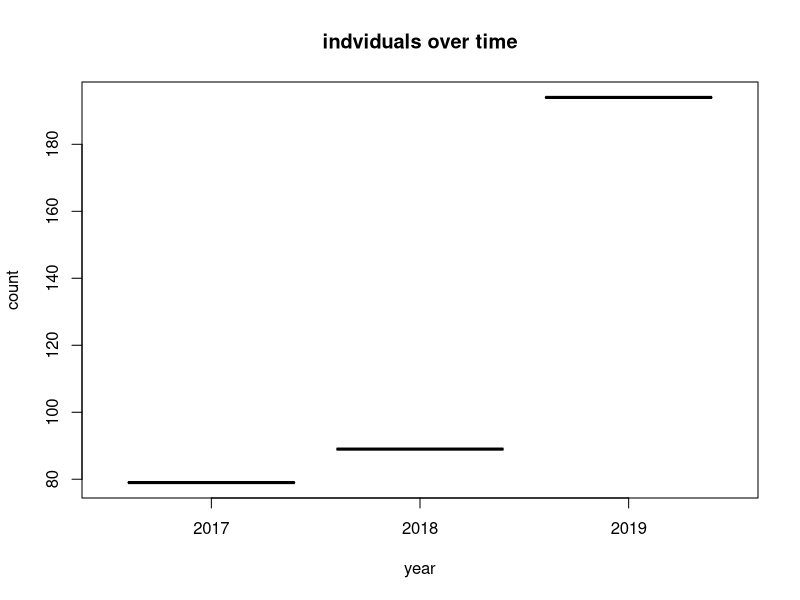
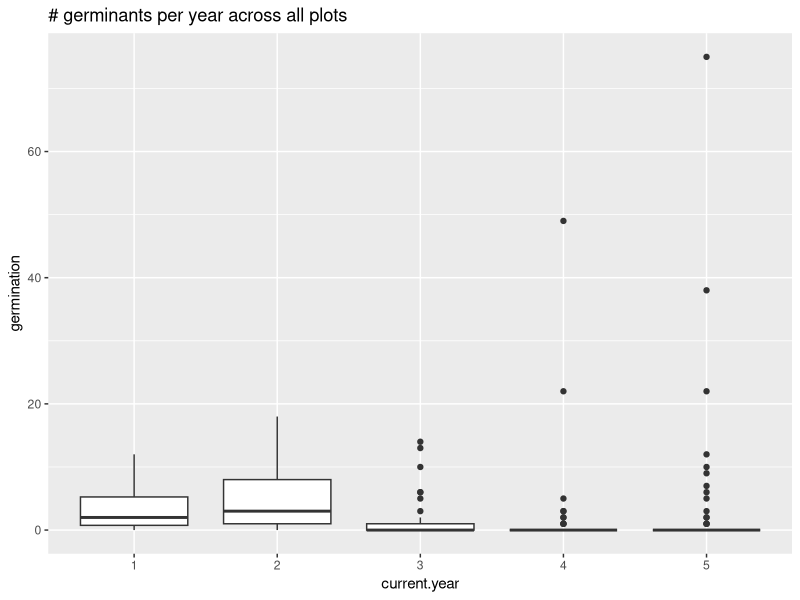
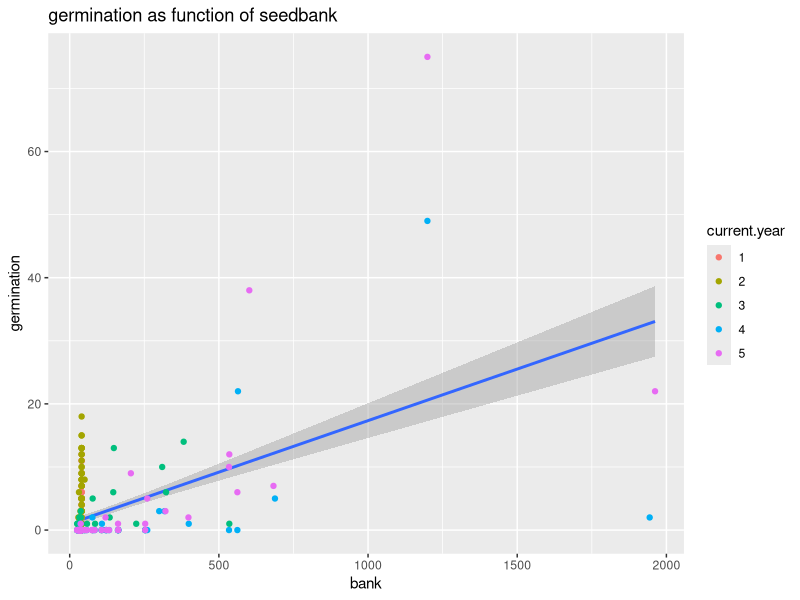
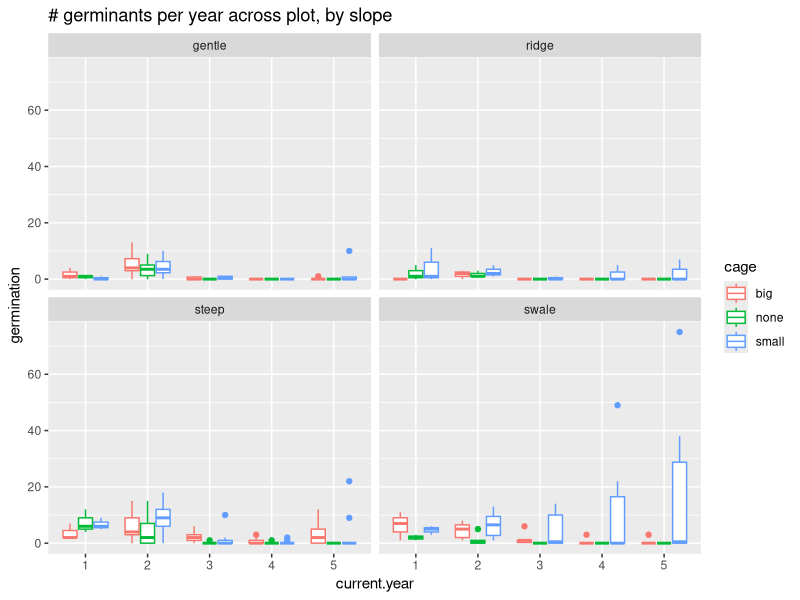
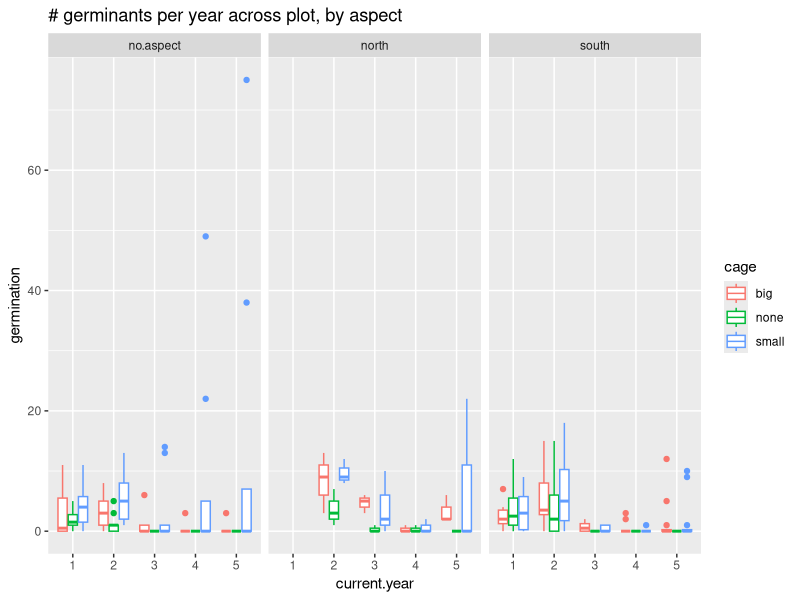
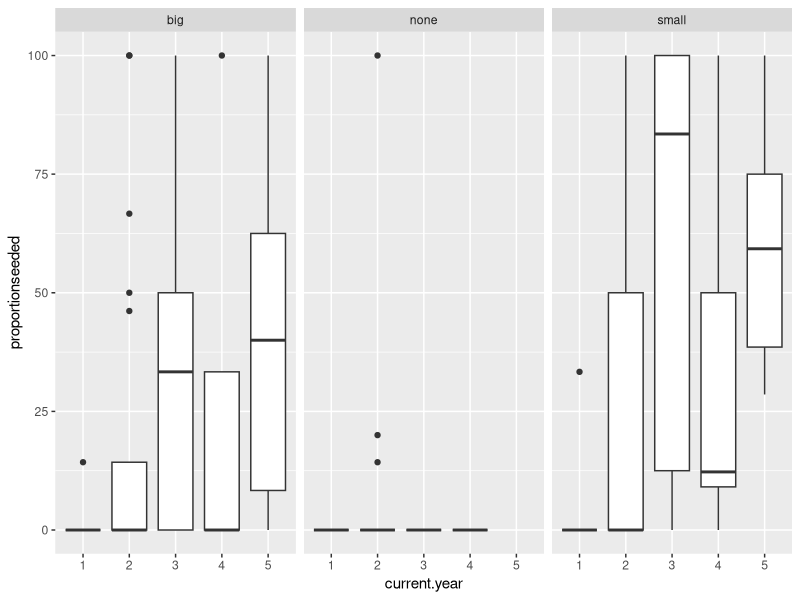
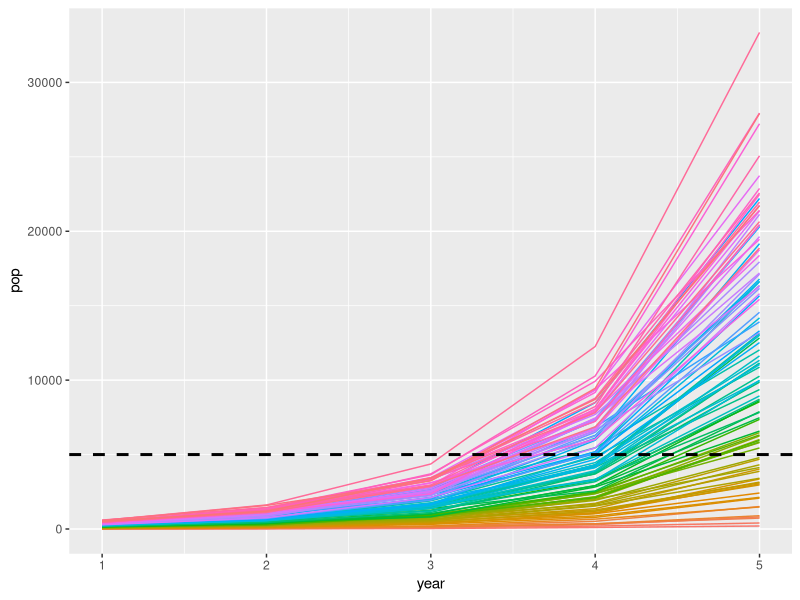
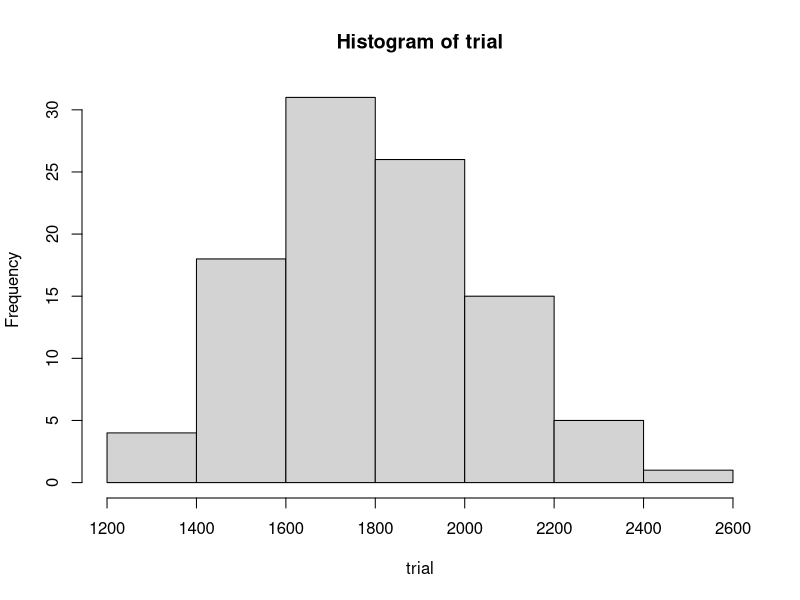

Write R code to recreate these figures, in order.
## ---- chunk 1
knitr::opts_chunk$set(echo = TRUE)
## ---- chunk 2
library(tidyverse)
library(readxl)


# read in metadate for easy reference
metadata_plot <- read_excel("data_scripts/BLEA_LUNI_metadata.xlsx", sheet = 1)
metadata_idnv <- read_excel("data_scripts/BLEA_LUNI_metadata.xlsx", sheet = 2)


### read in yearly data 
#~ remove blank rows 
#~ add explicit year

### 2016 data is wonky (different columns, and values w/in columns.. & has the multiple seeding starts)
nipomo2016 <- read_csv("data_scripts/nipomo2016.csv")
nipomo2016 <- nipomo2016[!apply(is.na(nipomo2016) | nipomo2016 == "", 1, all),]
nipomo2016$year <- "2016"


nipomo2017 <- read_csv("data_scripts/nipomolupine2017.csv") %>% 
  rename("seedpods" = "seeds")
nipomo2017 <- nipomo2017[!apply(is.na(nipomo2017) | nipomo2017 == "", 1, all),] # remove blank rows
nipomo2017$year <- "2017"



nipomo2018 <- read_csv("data_scripts/nipomolupine2018.csv")  %>% 
  rename("seedpods" = "seeds")
nipomo2018 <- nipomo2018[!apply(is.na(nipomo2018) | nipomo2018== "", 1, all),]
nipomo2018$year <- "2018"


nipomo2019 <- read_csv("data_scripts/nipomolupine2019.csv")
nipomo2019 <- nipomo2019[!apply(is.na(nipomo2019) | nipomo2019 == "", 1, all),]
nipomo2019$year <- "2019"


yearlydata <-read_csv("data_scripts/nipomo5years.csv")
yearlydata$current.year <- as.factor(as.character(yearlydata$current.year))



#### bind all together 
bind_17_18 <- bind_rows(nipomo2017, nipomo2018)
all_data <- bind_rows(bind_17_18, nipomo2019)
all_data$year <- as.factor(all_data$year)




## ---- chunk 3
### need to clean attribute coding (e.g some years "no aspect" was recorded as "no.aspect")
# see:
unique(all_data$Slope) # steep and Steep
unique(all_data$Topo)
unique(all_data$Aspect) # South & south why 'small'?
# maybe others
## ---- chunk 4

### count the number of individuals over time
pop_trend <- all_data %>% 
  group_by(year) %>% 
  summarise(
    count = length(unique(id))
  )

plot(pop_trend, main = "indviduals over time")


## ---- chunk 5
### number of germinates over time
ggplot(yearlydata, aes(current.year, germination)) +
  geom_boxplot() + 
  labs(
    title = "# germinants per year across all plots"
  )

### germ ~ bank
ggplot(yearlydata, aes(bank, germination)) +
  geom_smooth(method = "lm") +
  geom_point(aes(color = current.year)) +
  labs(title = "germination as function of seedbank")

#### germ ~ slop/aspect + cage

ggplot(yearlydata, aes(current.year, germination)) +
  geom_boxplot(aes(color = cage)) +
  facet_wrap(~Slope) + 
  labs(
    title = "# germinants per year across plot, by slope"
  )

ggplot(yearlydata, aes(current.year, germination)) +
  geom_boxplot(aes(color = cage)) +
  facet_wrap(~Aspect) + 
  labs(
    title = "# germinants per year across plot, by aspect"
  )
## ---- chunk 6
 # what proportion of germinated individuals survive and bear seeds
ggplot(yearlydata, aes(current.year, proportionseeded)) +
  geom_boxplot() +
  facet_wrap(~cage)

# what is the fecundity?
# yearly average 
fecund <- all_data %>% 
  group_by(year) %>% 
  summarise(
    avg_pods = mean(seedpods, na.rm = T),
    sd = sd(seedpods, na.rm = T)
  )

seed_per_pod <- 2
total_avg_seed <- mean(fecund$avg_pods) * seed_per_pod
### next steps, what variables best predict fecundity?


# use geometric mean????

## ---- chunk 7


## exogenous drivers -- should be generated on a microhabitat/treatment basis
# d <-  # death rate of seeds (how can we figure this out!?!)
# f <-  # fecundity - note: need to find a way to model this so we can randomize based on some known mean and sd
# g <-  # germination rate -- (same note^^^)
  

sim_lupin <- function(planted) {
  
  N <- vector(length = 5)
  b <- vector(length = 6)
  b[1] <- planted
  
   ## need to figure out the proper distribution for these ( for each treatment type?)
  d <- rnorm(5, .2, .02)
  f <- rnorm(5, total_avg_seed, 4)
  g <- rnorm(5, .05, .005)
  ## if less than 0 turn to 0
  g[g<0] <- 0
  f[f<0] <- 0
  
  for(year in 1:5) {
    N[year] <- (b[year] - d[year])*g[year]
    b[year + 1] <- (N[year] * f[year]) + (b[year] - N[year])
  }
  
  res <- data.frame(year = seq(1,5), pop = N, bank = b[1:5])
  res$scenario <- planted
  
  return(res)
}
# example of 40 starting seeds
sim_lupin(40)

## ---- chunk 8
### how to choose necessary planting

planted <- seq(100, 10000, 100)

sim_list <- lapply(planted, sim_lupin)

sim <- bind_rows(sim_list)
seeds_needed <- sim %>% 
  filter(year == 5 & pop > 5000) %>% 
  filter(scenario == min(scenario)) %>% ### do we want to select the min or average here?
  select(scenario) %>% 
  as.numeric()


## next to do: monte-carlo simulation to see how randomness effects each of these



# plot the trend
ggplot(sim, aes(year, pop, group = as.factor(scenario), color = as.factor(scenario))) +
  geom_line() +
  geom_hline(yintercept = 5000, linetype = "dashed", size = 1) +
  theme(legend.position = "none")


## ---- chunk 9
### this is for if we know the mean and sd for death, fecundity, and germination
## if any of these are unknown, see the MonteCarlo simulation in ./MonteCarlo.Rmd

num_trials <- 100

trial <- vector(length = num_trials)

planted <- seq(1000, 20000, 100)

for (i in 1:length(trial)) {
  sim_list <- lapply(planted, sim_lupin)

  sim <- bind_rows(sim_list)
  
  seeds_needed <- sim %>% 
    filter(year == 5 & pop > 5000) %>% 
    filter(scenario == min(scenario)) %>% ### do we want to select the min or average here?
    select(scenario) %>% 
    as.numeric()
  
  trial[i] <- seeds_needed
  
  # mark progress (for sanity's sake)
  if(i%%100 == 0) {
    print(paste(i/length(trial)))
  }

  
}

hist(trial)

# mean and sd of seeds needed (is the mode more appropriate here?)
mean(trial)
sd(trial)


### once we get this mean, we can then frame the question in another way:
## if we plant X# of seeds, what is the probability of getting to N=5000 by year 5
## ---- chunk 10
#linear model example for germination
test <- lm(germination ~ som + ph + ec, data = yearlydata)
summary(test)


## how to assign a unique ID based on multiple attributes (for assigning plot ID if we want)
tmp <- all_data %>% 
  mutate(plot_ID = group_indices(., Slope, rep, Topo, cage, Scarification)) ## dont think this is the right group combo

# do all rep 1,2,etc means the same thing?
tmp <- filter(all_data, rep == 1)
# no.

